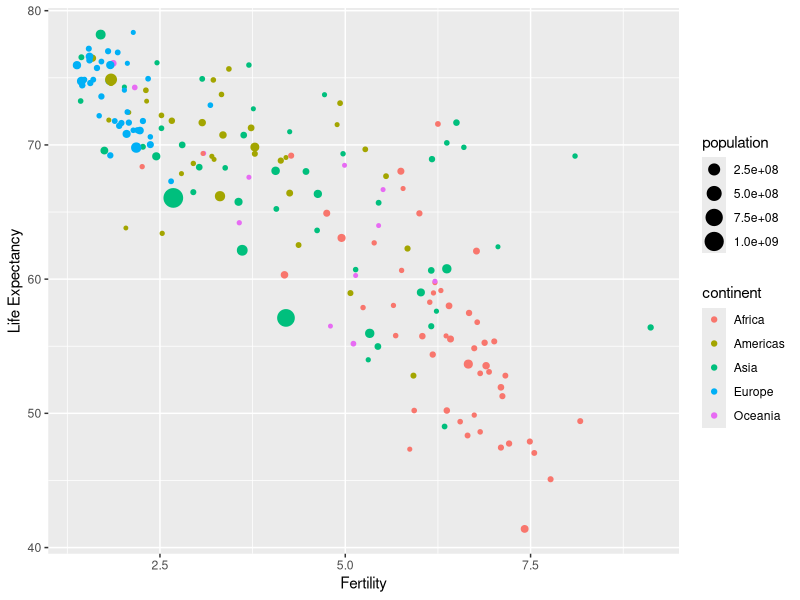

Generate this figure with R:
## ---- chunk 1
library(dslabs)
library(dplyr)
data(gapminder)

gap_2015 <- gapminder %>%
  filter(year == 2015) %>%
  group_by(region) %>%
  summarise(avg_fertility = mean(fertility)) %>%
  arrange(desc(avg_fertility))

gap_2015
## ---- chunk 2
library(dslabs)
library(dplyr)
data(gapminder)
## ---- chunk 3
library(dslabs)
library(dplyr)
library(ggplot2)
data(gapminder)
## ---- chunk 4
gapminder %>% filter(year == 1986) %>%
  ggplot() +
  geom_point(aes(x = fertility, 
                 y = life_expectancy,
                 color = continent,
                 size = population)) +
  xlab("Fertility") +
  ylab("Life Expectancy")
